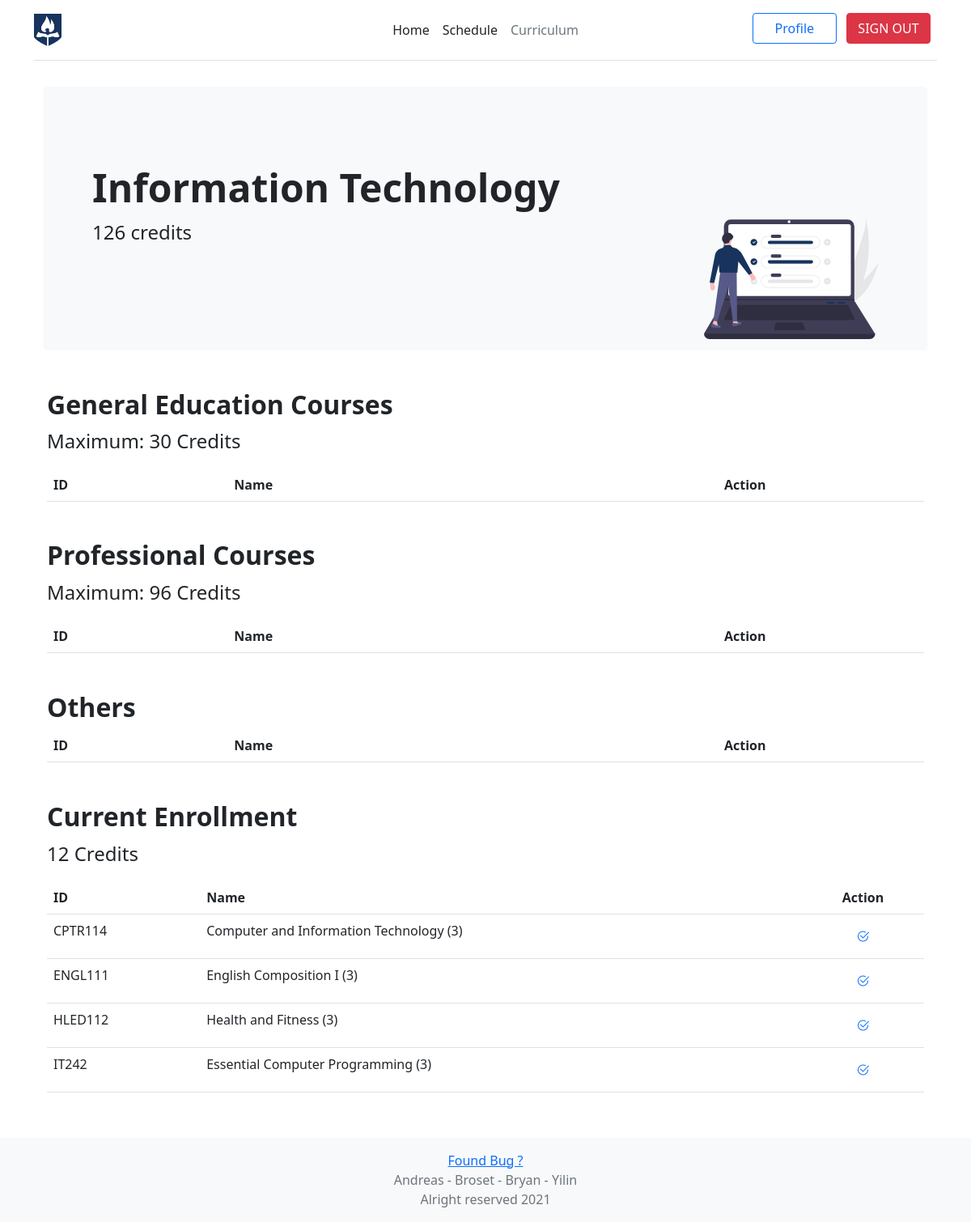
The page /ssapp/curriculum (signed in) on the database as committed earlier.
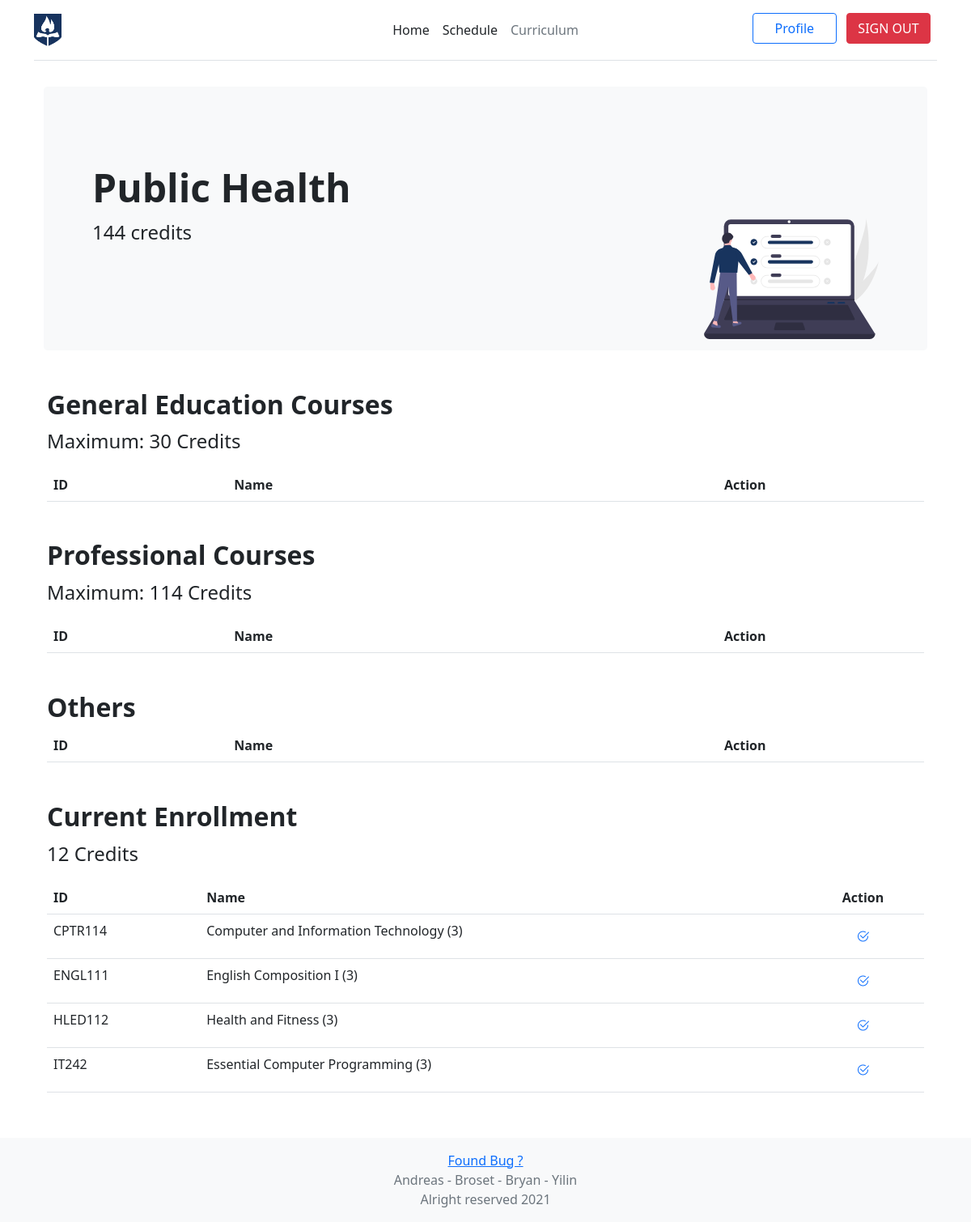
The same page on the database as committed later.
### ssapp/models.py (models this page shows, shortened)
class Account(models.Model):
    user = models.OneToOneField(User, on_delete=models.CASCADE, related_name='user')
    major = models.ForeignKey(Curriculum, on_delete=models.CASCADE, related_name='major', null=False)
    enrolled_class = models.ManyToManyField('ClassSchedule', blank=True, related_name="enrolled_class")
    completed_course = models.ManyToManyField('Course', blank=True, related_name="completed_courses")
    earned_credits = models.PositiveSmallIntegerField(default=0)

class Curriculum(models.Model):
    name = models.CharField(max_length=50, unique=True)
    total_credits = models.PositiveSmallIntegerField()
    faculty = models.ForeignKey(Faculty, on_delete=models.CASCADE)
    courses = models.ManyToManyField('Course', blank=True, related_name="curriculum")
    def __str__(self):
        return "{}".format(self.name)

### ssapp/views.py (the view, shortened to what this page needs)
# urls.py: path('curriculum', views.UserCurriculum.as_view(), name='curriculum'),
class UserCurriculum(LoginRequiredMixin, generic.TemplateView):
    login_url = '/accounts/login'
    template_name = 'ssapp/curriculum.html'
    def get(self, *args, **kwargs):
        account = Account.objects.filter(user=self.request.user)[0]
        ge_courses = account.major.courses.filter(category = 'General Education Courses')
        pro_courses = account.major.courses.exclude(category = 'General Education Courses')
        other_courses = account.completed_course.filter(category="Professional Courses").exclude(faculty=account.major.faculty)
        register = 0
        for class_schedule in account.enrolled_class.all():
            register += class_schedule.course.credits
            context = {"account": account, 'ge_courses': ge_courses, 'pro_courses': pro_courses, 'other_courses': other_courses, 'register': register}
        return render(self.request, self.template_name, context)

### ssapp/templates/ssapp/curriculum.html (shortened to what this page needs)
{% extends 'ssapp/base.html' %}
{% load static %}
{% block html_head %}
    <link rel="stylesheet" href="https://cdn.jsdelivr.net/npm/bootstrap-icons@1.5.0/font/bootstrap-icons.css">
{% endblock %}
{% block header_curr %} <span class="text-muted"> Curriculum </span> {% endblock %}
{% block body %}
    <div class="container py-2">
        <div class="p-5 mb-4 bg-light rounded-3">
            <div class="container-fluid py-5 mb-2">
                <h1 class="display-5 fw-bold">{{ account.major }}</h1>
                <img class="float-end" src="{% static 'images/undraw_accept_tasks_po1c.svg' %}" height="150px">
                <p class="col-md-8 fs-4 mb-4"> {{ account.major.total_credits }} credits </p>
            </div>
        </div>
    </div>
    <div class="p-3">
        <h2 class="display-7 fw-bold">General Education Courses</h2>
        <p class="fs-4">Maximum: 30 Credits</p>
        <div class="table-responsive">
            <table class="table table-hover">
                <tr>
                    <th>ID</th>
                    <th>Name</th>
                    <th class="text-center">Action</th>
                </tr>
            </table>
        </div>
    </div>
    <div class="p-3">
        <h2 class="display-7 fw-bold">Professional Courses</h2>
        <p class="fs-4">Maximum: {{ account.major.total_credits|add:"-30" }} Credits</p>
        <div class="table-responsive">
            <table class="table table-hover">
                <tr>
                    <th>ID</th>
                    <th>Name</th>
                    <th class="text-center">Action</th>
                </tr>
            </table>
        </div>
    </div>
    <div class="p-3">
        <h2 class="display-7 fw-bold">Others</h2>
        <div class="table-responsive">
            <table class="table table-hover">
                <tr>
                    <th>ID</th>
                    <th>Name</th>
                    <th class="text-center">Action</th>
                </tr>
            </table>
        </div>
    </div>
    <div class="p-3">
        <h2 class="display-7 fw-bold">Current Enrollment</h2>
        <p class="fs-4">{{ register }} Credits</p>
        <div class="table-responsive">
            <table class="table table-hover">
                <tr>
                    <th>ID</th>
                    <th>Name</th>
                    <th class="text-center">Action</th>
                </tr>
                {% for class in account.enrolled_class.all %}
                    <tr>
                        <td>{{ class.course.id }} </td>
                        <td>{{ class.course.name }} ({{ class.course.credits }})</td>
                        <td class="text-center">
                            <button class="btn btn-link" id="complete_{{ class.course.pk }}" value="{{ class.course.pk }}"><i class="bi bi-check2-circle text-primary"></i></button>
                        </td>
                    </tr>
                {% endfor %}
            </table>
        </div>
    </div>
{% endblock %}

Rows that differ between the two databases and show on the page:
changed Account: major "Information Technology" → "Public Health"; major.total_credits "126" → "144"; major.total_credits|add "96" → "114"
